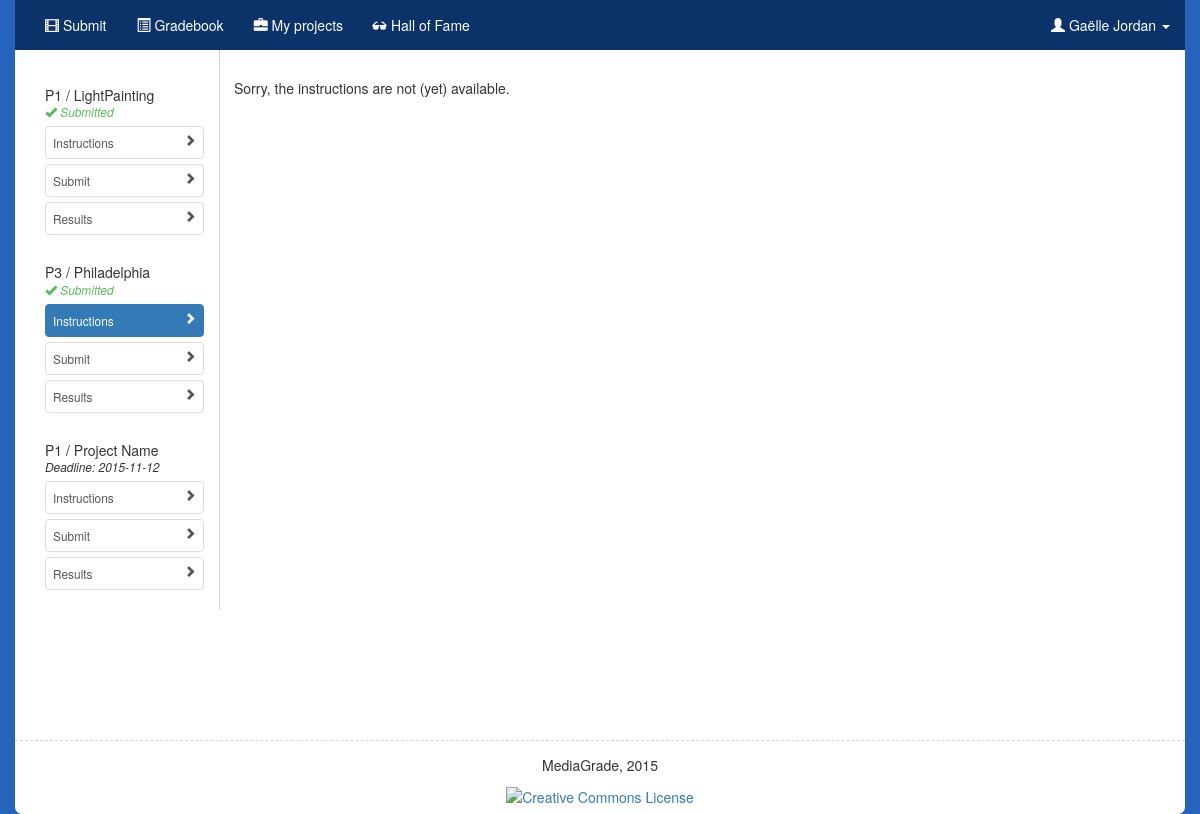
Screenshot of /?project=9 (signed in) with the database file from the repository.
### tables this page shows
CREATE TABLE IF NOT EXISTS `users` (
  `id` int(11) NOT NULL AUTO_INCREMENT,
  `username` varchar(20) NOT NULL,
  `email` tinytext NOT NULL,
  `hash` varchar(255) NOT NULL,
  `name` varchar(20) NOT NULL,
  `last_name` varchar(20) NOT NULL,
  `class` varchar(5) NOT NULL,
  `is_staff` tinyint(1) NOT NULL,
  PRIMARY KEY (`username`),
  KEY `id` (`id`)
);

CREATE TABLE IF NOT EXISTS `submitted` (
  `id` int(11) NOT NULL AUTO_INCREMENT,
  `user_id` int(11) NOT NULL,
  `file_path` text NOT NULL,
  `file_name` text NOT NULL,
  `answers` varchar(8000) NOT NULL,
  `project_id` int(11) NOT NULL,
  UNIQUE KEY `id` (`id`),
  KEY `id_2` (`id`)
);

CREATE TABLE IF NOT EXISTS `projects` (
  `project_id` int(11) NOT NULL AUTO_INCREMENT,
  `periode` tinyint(4) NOT NULL,
  `instructions` varchar(8000) NOT NULL,
  `deadline` date NOT NULL,
  `project_name` text NOT NULL,
  `class` text NOT NULL,
  `assessment_id` text NOT NULL,
  `auto_assessment_id` text NOT NULL,
  `assessment_type` text NOT NULL,
  `skill_id` tinytext NOT NULL,
  `extension` text NOT NULL,
  `is_activated` tinyint(1) NOT NULL DEFAULT '1',
  PRIMARY KEY (`project_id`),
  KEY `id` (`project_id`)
);

### templates/projects.php (the view)
<aside id="projects" class="col-md-2 bs-docs-sidebar">
<?php foreach ($projects as $project):?>
    <nav>
        <ul class="list-group small nav nav-stacked">
                <li><h5 style="margin-bottom:0"><?= "P" . $project["periode"] . " / " . $project["project_name"]?></h5>
                    <?= (!empty($project["user_id"]) ? '<span class="glyphicon glyphicon-ok" style="color:#5cb85c;"></span> <em  style="color:#5cb85c;">' . LABEL_SUBMITTED_PROJECT . '</em>' : '<em>' . 'Deadline: ' . $project["deadline"] . '</em>') ?>
                </li>
                <li>
                        <ul>
                            <li><a class="list-group-item <?php if(isset($_GET["project"])) {if($_GET["project"] == $project["project_id"]){echo("active");}};?>" href="?project=<?= $project["project_id"]?>"><span class="glyphicon glyphicon-chevron-right pull-right"></span><?= LABEL_INSTRUCTIONS ?></a></li>
                            <li> <a class="list-group-item <?php if(isset($_GET["submit"]))   {if($_GET["submit"] == $project["project_id"]){echo("active");}};?>"  href="?submit=<?= $project["project_id"]?>"><span class="glyphicon glyphicon-chevron-right pull-right"></span><?= LABEL_SUBMIT ?></a></li>
                            <li><a class="list-group-item <?php if(isset($_GET["results"])) {if($_GET["results"] == $project["project_id"]){echo("active");}};?>"  href="?results=<?= $project["project_id"]?>"><span class="glyphicon glyphicon-chevron-right pull-right"></span><?= LABEL_RESULTS ?></a></li>
                        </ul>
                </li>
        </ul>
    </nav>
<?php endforeach?>
</aside>

### templates/menu.php (shortened to what this page needs)
<nav class="navbar navbar-default navbar-fixed-top" id="menu">
    <div class="container" <?= ($_SESSION["admin"] ? 'style="background-color:#482084;"' : '') ?>>
         <div id="navbar" class="navbar-collapse collapse">
            <ul class="nav navbar-nav">
            <?php if($_SESSION["admin"]):?>
                 <li><a href="admin.php"><span class="glyphicon glyphicon-film"></span> <?= LABEL_MANAGE_PROJECTS ?> </a></li>
                 <li><a href="grade.php"><span class="glyphicon glyphicon-list-alt"></span> <?= LABEL_RATE ?></a></li>
                 <li>
                     <a href="#" class="dropdown-toggle" data-toggle="dropdown"><span class="glyphicon glyphicon-th-list"></span>  <?= LABEL_RESULTS ?>  <span class="caret"></span></a>
                     <ul class="dropdown-menu dropdown-menu">
                         <?php foreach($classes as $class): ?>
                         <li><a href="admin.php?results=<?= trim($class["class"], " ") ?>"><?= $class["class"] ?></a></li>
                         <?php endforeach ?>
                     </ul>
                 </li>
            <?php else: ?>
                 <li><a href="index.php"><span class="glyphicon glyphicon-film"></span> <?= LABEL_SUBMIT ?></a></li>
                 <li><a href="gradebook.php"><span class="glyphicon glyphicon-list-alt"></span> <?=LABEL_GRADE_BOOK ?></a></li>
                 <li><a href="gallery.php?my"><span class="glyphicon glyphicon-briefcase"></span> <?=LABEL_MY_GALLERY ?></a></li>
            <?php endif ?>
                 <li><a href="gallery.php"><span class="glyphicon glyphicon-sunglasses"></span> <?=LABEL_GALLERY ?></a></li>
            </ul>
            <ul class="nav navbar-nav navbar-right">
                 <li class="dropdown">
                     <a href="#" class="dropdown-toggle" data-toggle="dropdown"><span class="glyphicon glyphicon-user"></span> <?= $username[0]["name"] . " " . $username[0]["last_name"] ?> <span class="caret"></span></a>
                 </li>
            </ul>
         </div>
     </div>
</nav>

### public/css/styles.css (style rules this page uses)
html { overflow: -moz-scrollbars-vertical; overflow-y: scroll; }
.container { background: white; -webkit-border-radius: 0 0 7px 7px; -moz-border-radius: 0 0 7px 7px; border-radius: 0 0 7px 7px; }
.list-group-item { margin: 5px 0; padding: 7px; }
.navbar-default { -moz-box-shadow: none; -webkit-box-shadow: none; background-color: transparent; background-image: none; border: none; box-shadow: none; }
.navbar-default .navbar-nav>li>a { color: #FFF }
aside { padding-top:2em; border-right: lightgray solid 1px; margin-right:-1px; }
aside ul { padding-left: 0 }
aside ul li { list-style-type: none }
body { background-color: #2664BB; padding-top: 50px; }
nav .container { padding-bottom: 0; background-color: #0B3269; // background-image: url('../img/banner_av.jpg'); -webkit-border-radius: 0px; -moz-border-radius: 0px; border-radius: 0px; }
.bs-docs-sidebar { // height: 100vh; }

### public/css/sticky-footer.css (style rules this page uses)
html, body { height: 100%; }
.container { min-height: 100%; height: auto !important; height: 100%; margin: 0 auto -60px; padding-bottom: 60px; }

### rows the page displays
users: name "Gaëlle", last_name "Jordan"
submitted: project.periode "1", project.project_name "LightPainting"
submitted: project.periode "3", project.project_name "Philadelphia"
projects: periode "1", project_name "Project Name", deadline "2015-11-12"

### other values shown
LABEL_SUBMIT "Submit"
LABEL_GRADE_BOOK "Gradebook"
LABEL_MY_GALLERY "My projects"
LABEL_GALLERY "Hall of Fame"
LABEL_NO_INSTRUCTIONS "Sorry, the instructions are not (yet) available."
